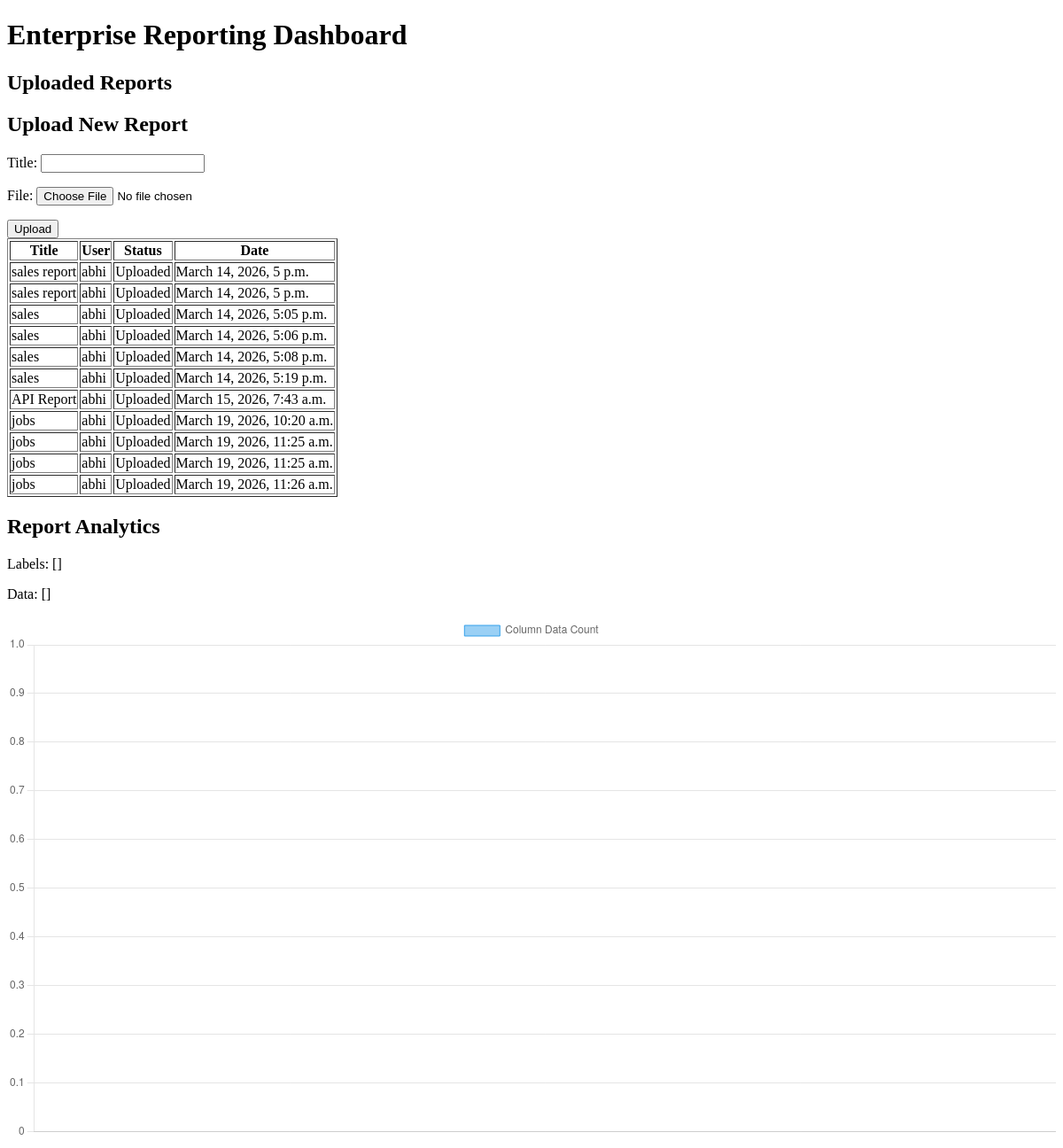
Before: / with the older database file.
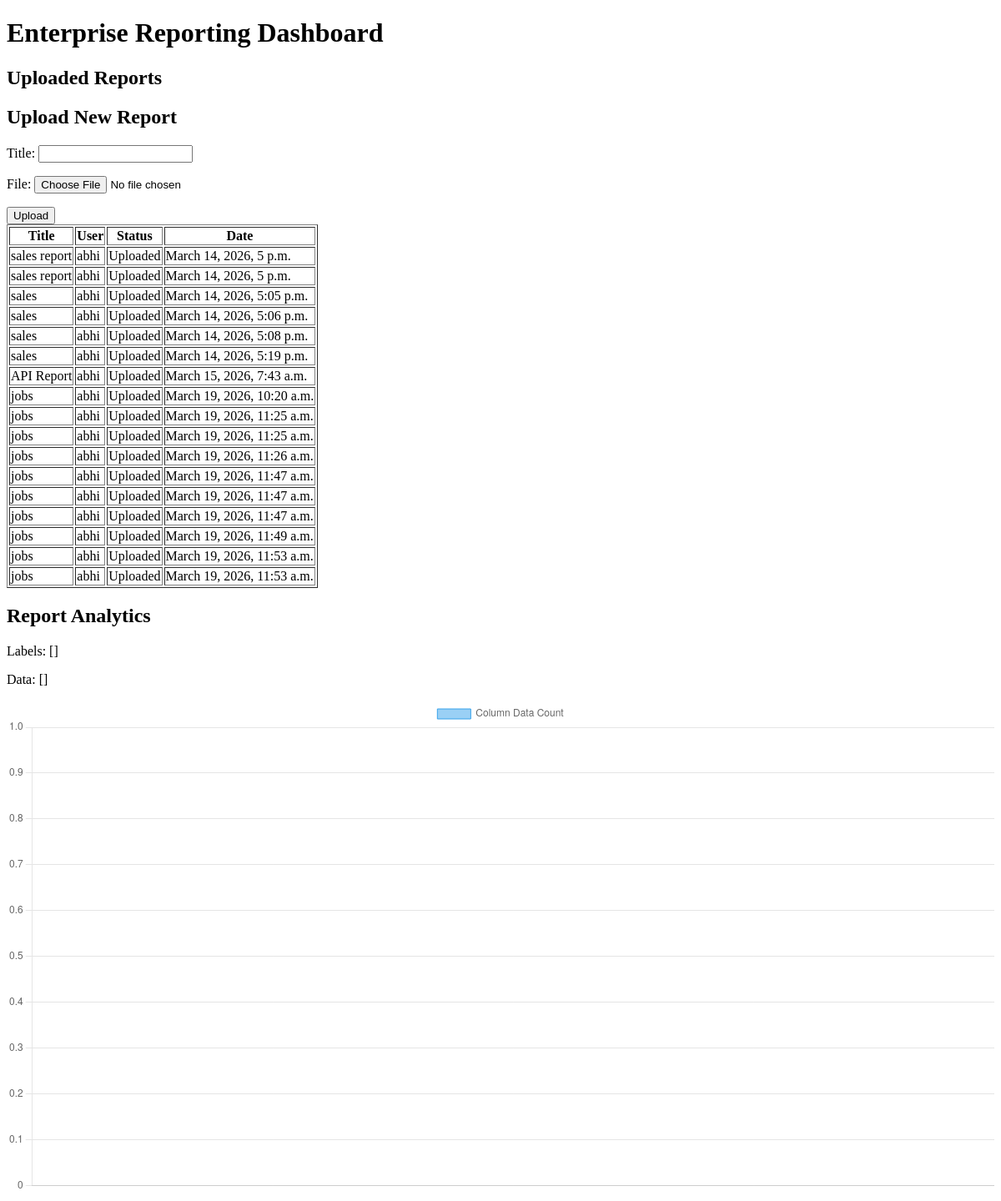
After: the same page with the newer database file.
### reports/models.py (models this page shows, shortened)
class Report(models.Model):
    title = models.CharField(max_length=200)
    uploaded_by = models.ForeignKey(
        User,
        on_delete=models.CASCADE
    )
    file = models.FileField(upload_to='reports/', null=True, blank=True)
    uploaded_at = models.DateTimeField(auto_now_add=True)
    status = models.CharField(
        max_length=50,
        default="Processing"
    )

### reports/views.py (the view)
# urls.py: path("", dashboard, name="dashboard"),
def dashboard(request):
    reports = Report.objects.all()
    form = ReportUploadForm()
    chart_labels = []
    chart_data = []
    try:
        if request.method == "POST":
            form = ReportUploadForm(request.POST, request.FILES)
            if form.is_valid():
                report = form.save(commit=False)
                if request.user.is_authenticated:
                    report.uploaded_by = request.user
                else:
                    report.uploaded_by = User.objects.first()
                report.status = "Uploaded"
                report.save()
                file = request.FILES.get('file')
                if file:
                    file.seek(0)  # 🔥 REQUIRED
                    df = pd.read_csv(file)
                    chart_labels = list(df.columns)
                    chart_data = [int(df[col].count()) for col in df.columns]
                    print(file.tell())
    except Exception as e:
        print("ERROR OCCURRED:", str(e))
    context = {
        "reports": reports,
        "form": form,
        "labels": chart_labels,
        "data": chart_data
    }
    return render(request, "reports/dashboard.html", context)

### reports/forms.py
class ReportUploadForm(forms.ModelForm):
    class Meta:
        model = Report
        fields = ["title", "file"]

### reports/templates/reports/dashboard.html (shortened to what this page needs)
<!DOCTYPE html>
<html>
<head>
</head>
<body>
<h1>Enterprise Reporting Dashboard</h1>
<h2>Uploaded Reports</h2>
<h2>Upload New Report</h2>
<form method="POST" enctype="multipart/form-data">
{{ form.as_p }}
<button type="submit">Upload</button>
</form>
<table border="1">
<tr>
<th>Title</th>
<th>User</th>
<th>Status</th>
<th>Date</th>
</tr>
{% for report in reports %}
<tr>
<td>{{ report.title }}</td>
<td>{{ report.uploaded_by }}</td>
<td>{{ report.status }}</td>
<td>{{ report.uploaded_at }}</td>
</tr>
{% endfor %}
</table>
<h2>Report Analytics</h2>
<p>Labels: {{ labels }}</p>
<p>Data: {{ data }}</p>
<canvas id="reportChart"></canvas>
<script>
const labels = {{ labels|safe }};
const data = {{ data|safe }};
const ctx = document.getElementById('reportChart').getContext('2d');
new Chart(ctx, {
    type: 'bar',
    data: {
        labels: labels,
        datasets: [{
            label: 'Column Data Count',
            data: data,
            borderWidth: 1
        }]
    }
});
</script>
</body>
</html>

Changed rows visible on the page:
added Report: title "jobs", uploaded_by "abhi", status "Uploaded", uploaded_at "March 19, 2026, 11:47 a.m."
added Report: title "jobs", uploaded_by "abhi", status "Uploaded", uploaded_at "March 19, 2026, 11:47 a.m."
added Report: title "jobs", uploaded_by "abhi", status "Uploaded", uploaded_at "March 19, 2026, 11:47 a.m."
added Report: title "jobs", uploaded_by "abhi", status "Uploaded", uploaded_at "March 19, 2026, 11:49 a.m."
added Report: title "jobs", uploaded_by "abhi", status "Uploaded", uploaded_at "March 19, 2026, 11:53 a.m."
added Report: title "jobs", uploaded_by "abhi", status "Uploaded", uploaded_at "March 19, 2026, 11:53 a.m."
